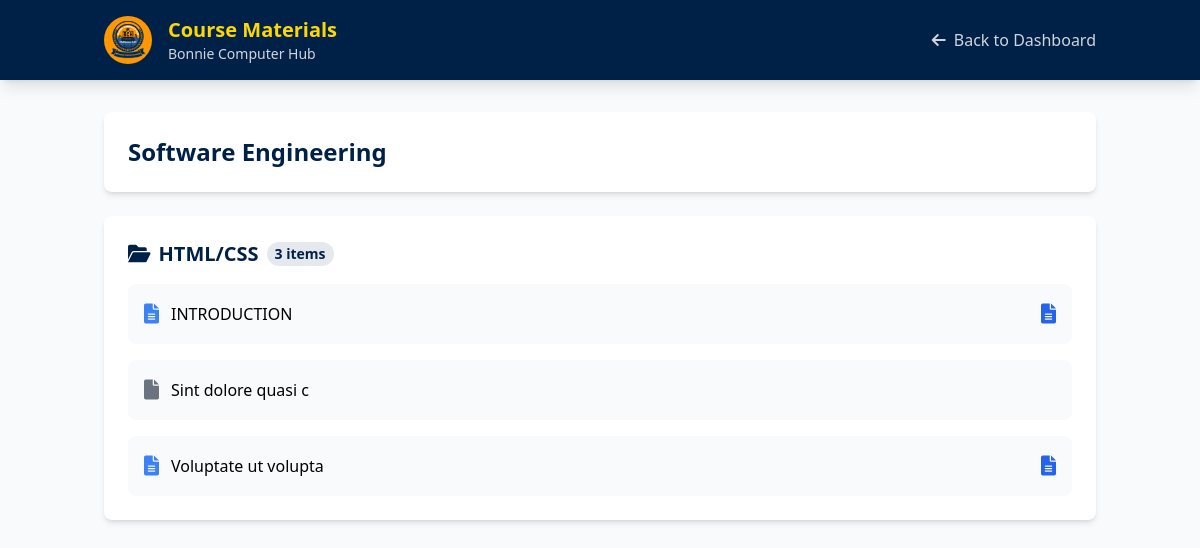
Page /LMS/student/course_materials.php (signed in) on the committed database.
### tables this page shows
CREATE TABLE `module_content` (
  `id` int(11) NOT NULL,
  `module_id` int(11) NOT NULL,
  `content_type` enum('video','document','assignment','quiz') NOT NULL,
  `title` varchar(255) NOT NULL,
  `description` text DEFAULT NULL,
  `content_url` varchar(255) DEFAULT NULL,
  `content_file` varchar(255) DEFAULT NULL,
  `content_order` int(11) NOT NULL,
  `created_at` timestamp NOT NULL DEFAULT current_timestamp()
);

CREATE TABLE `courses` (
  `id` int(11) NOT NULL,
  `course_name` varchar(255) NOT NULL,
  `description` text NOT NULL,
  `created_by` int(11) NOT NULL,
  `status` enum('active','inactive') DEFAULT 'active',
  `created_at` timestamp NOT NULL DEFAULT current_timestamp()
);

CREATE TABLE `course_modules` (
  `id` int(11) NOT NULL,
  `course_id` int(11) NOT NULL,
  `module_name` varchar(255) NOT NULL,
  `module_description` text NOT NULL,
  `module_order` int(11) NOT NULL,
  `created_at` timestamp NOT NULL DEFAULT current_timestamp()
);

### LMS/student/course_materials.php (the view, shortened to what this page needs)
<?php
require_once '../includes/db_connect.php';
$student_id = $_SESSION['user_id'];
$query = $pdo->prepare("
    SELECT
        mc.*,
        cm.module_name,
        c.course_name,
        c.id as course_id
    FROM module_content mc
    JOIN course_modules cm ON mc.module_id = cm.id
    JOIN courses c ON cm.course_id = c.id
    JOIN enrollments e ON c.id = e.course_id
    WHERE e.user_id = ?
    ORDER BY c.course_name, cm.module_name, mc.content_order
");
$query->execute([$student_id]);
$materials = $query->fetchAll(PDO::FETCH_ASSOC);
$grouped_materials = [];
foreach ($materials as $material) {
    $course_name = $material['course_name'];
    $module_name = $material['module_name'];
    if (!isset($grouped_materials[$course_name])) {
        $grouped_materials[$course_name] = [
            'course_id' => $material['course_id'],
            'modules' => []
        ];
    }
    if (!isset($grouped_materials[$course_name]['modules'][$module_name])) {
        $grouped_materials[$course_name]['modules'][$module_name] = [];
    }
    $grouped_materials[$course_name]['modules'][$module_name][] = $material;
}
?>
<!DOCTYPE html>
<html lang="en" class="scroll-smooth">
<head>
    <script src="https://cdn.tailwindcss.com"></script>
    <link rel="stylesheet" href="https://cdnjs.cloudflare.com/ajax/libs/font-awesome/6.0.0/css/all.min.css">
</head>
<body class="bg-gray-50">
    <header class="bg-primary shadow-lg sticky top-0 z-50">
        <div class="container mx-auto px-4">
            <div class="flex items-center justify-between py-4">
                <div class="flex items-center space-x-4">
                    <img src="../images/BCH.jpg" alt="BCH Logo" class="h-12 w-12 rounded-full">
                    <div>
                        <a href="dashboard.php" class="text-xl font-bold text-secondary">Course Materials</a>
                        <p class="text-gray-300 text-sm">Bonnie Computer Hub</p>
                    </div>
                </div>
                <nav class="hidden md:flex items-center space-x-6">
                    <a href="dashboard.php" class="text-gray-300 hover:text-secondary transition">
                        <i class="fas fa-arrow-left mr-2"></i>Back to Dashboard
                    </a>
                </nav>
            </div>
        </div>
    </header>
    <main class="container mx-auto px-4 py-8">
        <?php if (empty($grouped_materials)): ?>
            <div class="bg-white rounded-lg shadow-md p-12 text-center">
                <div class="text-gray-400 mb-4">
                    <i class="fas fa-books text-6xl"></i>
                </div>
                <h3 class="text-xl font-semibold text-gray-700 mb-2">No Materials Available</h3>
                <p class="text-gray-500">You don't have access to any course materials yet.</p>
            </div>
        <?php else: ?>
            <?php foreach ($grouped_materials as $course_name => $course_data): ?>
                <div class="mb-8">
                    <div class="bg-white rounded-lg shadow-md p-6 mb-6">
                        <h2 class="text-2xl font-bold text-primary">
                            <?= htmlspecialchars($course_name) ?>
                        </h2>
                    </div>
                    <?php foreach ($course_data['modules'] as $module_name => $module_materials): ?>
                        <div class="bg-white rounded-lg shadow-md p-6 mb-6">
                            <h3 class="text-xl font-semibold text-primary mb-4 flex items-center">
                                <i class="fas fa-folder-open mr-2"></i>
                                <?= htmlspecialchars($module_name) ?>
                                <span class="ml-2 bg-primary/10 text-primary px-2 py-0.5 rounded-full text-sm">
                                    <?= count($module_materials) ?> items
                                </span>
                            </h3>
                            <div class="space-y-4">
                                <?php foreach ($module_materials as $material): ?>
                                    <div class="flex items-center justify-between bg-gray-50 p-4 rounded-lg hover:bg-gray-100 transition">
                                        <div class="flex-1">
                                            <div class="flex items-center">
                                                <?php
                                                $icon_class = match($material['content_type']) {
                                                    'video' => 'fab fa-youtube text-red-500',
                                                    'document' => 'fas fa-file-alt text-blue-500',
                                                    'link' => 'fas fa-link text-purple-500',
                                                    'text' => 'fas fa-align-left text-gray-500',
                                                    default => 'fas fa-file text-gray-500'
                                                };
                                                ?>
                                                <i class="<?= $icon_class ?> text-xl mr-3"></i>
                                                <div>
                                                    <h5 class="font-medium"><?= htmlspecialchars($material['title']) ?></h5>
                                                </div>
                                            </div>
                                        </div>
                                        <div class="ml-4">
                                            <?php if ($material['content_type'] === 'video'): ?>
                                                <a href="<?= htmlspecialchars($material['content_url']) ?>"
                                                   target="_blank"
                                                   class="inline-flex items-center px-3 py-1.5 bg-red-100 text-red-700 rounded-lg hover:bg-red-200 transition">
                                                    <i class="fas fa-play mr-2"></i>
                                                    Watch Video
                                                </a>
                                            <?php elseif ($material['content_type'] === 'document'): ?>
                                                <a href="../uploads/materials/<?= htmlspecialchars($material['content_file']) ?>"
                                                   target="_blank"
                                                   class="text-blue-600 hover:text-blue-800">
                                                    <i class="fas fa-file-alt text-xl"></i>
                                                </a>
                                            <?php endif; ?>
                                        </div>
                                    </div>
                                <?php endforeach; ?>
                            </div>
                        </div>
                    <?php endforeach; ?>
                </div>
            <?php endforeach; ?>
        <?php endif; ?>
    </main>
</body>
</html>

### rows in the picture
module_content: courses.course_name "Software Engineering", module.module_name "HTML/CSS", count($module_materials) "3", title "Voluptate ut volupta"
module_content: title "INTRODUCTION"
module_content: title "Sint dolore quasi c"
